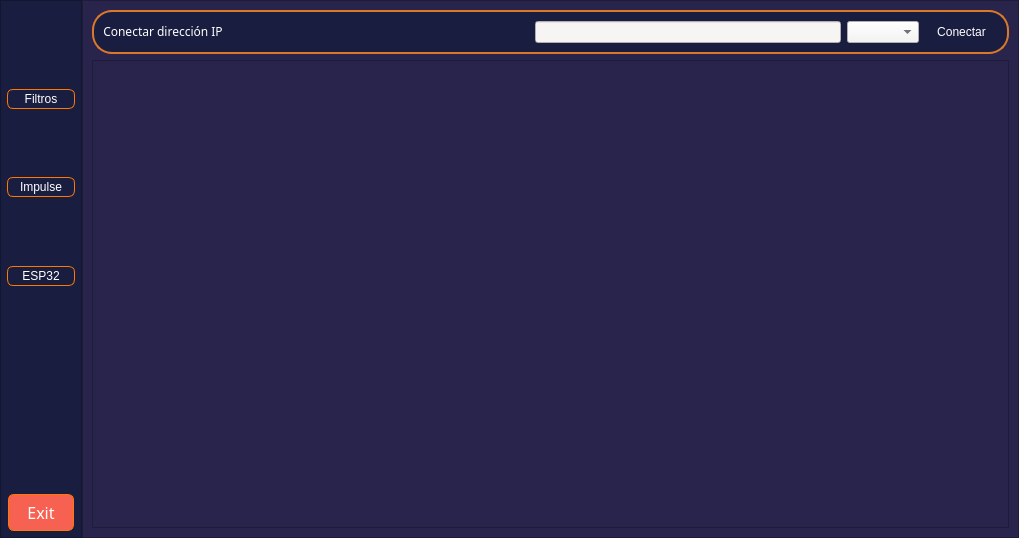
<?xml version="1.0" encoding="UTF-8"?>
<ui version="4.0">
 <class>MainWindow</class>
 <widget class="QMainWindow" name="MainWindow">
  <property name="enabled">
   <bool>true</bool>
  </property>
  <property name="geometry">
   <rect>
    <x>0</x>
    <y>0</y>
    <width>1019</width>
    <height>538</height>
   </rect>
  </property>
  <property name="windowTitle">
   <string>MainWindow</string>
  </property>
  <widget class="QWidget" name="centralwidget">
   <property name="styleSheet">
    <string notr="true">QWidget{
	background-color: rgb(40, 36, 76);
}</string>
   </property>
   <layout class="QHBoxLayout" name="horizontalLayout">
    <property name="spacing">
     <number>0</number>
    </property>
    <property name="leftMargin">
     <number>0</number>
    </property>
    <property name="topMargin">
     <number>0</number>
    </property>
    <property name="rightMargin">
     <number>0</number>
    </property>
    <property name="bottomMargin">
     <number>0</number>
    </property>
    <item>
     <widget class="QFrame" name="opcionControl">
      <property name="maximumSize">
       <size>
        <width>120</width>
        <height>16777215</height>
       </size>
      </property>
      <property name="styleSheet">
       <string notr="true">QFrame{
	background-color: rgb(25, 29, 63);
}</string>
      </property>
      <property name="frameShape">
       <enum>QFrame::Shape::StyledPanel</enum>
      </property>
      <property name="frameShadow">
       <enum>QFrame::Shadow::Raised</enum>
      </property>
      <layout class="QVBoxLayout" name="verticalLayout_2">
       <property name="spacing">
        <number>6</number>
       </property>
       <property name="leftMargin">
        <number>6</number>
       </property>
       <property name="topMargin">
        <number>2</number>
       </property>
       <property name="rightMargin">
        <number>6</number>
       </property>
       <property name="bottomMargin">
        <number>6</number>
       </property>
       <item>
        <widget class="QLabel" name="label">
         <property name="font">
          <font>
           <family>Bahnschrift</family>
           <underline>false</underline>
          </font>
         </property>
         <property name="tabletTracking">
          <bool>false</bool>
         </property>
         <property name="text">
          <string>&lt;html&gt;&lt;head/&gt;&lt;body&gt;&lt;p&gt;&lt;img src=&quot;:/prefijoNuevo/icons8-brain-64.png&quot;/&gt;&lt;/p&gt;&lt;/body&gt;&lt;/html&gt;</string>
         </property>
         <property name="textFormat">
          <enum>Qt::TextFormat::AutoText</enum>
         </property>
         <property name="scaledContents">
          <bool>true</bool>
         </property>
         <property name="alignment">
          <set>Qt::AlignmentFlag::AlignCenter</set>
         </property>
        </widget>
       </item>
       <item>
        <spacer name="verticalSpacer_2">
         <property name="orientation">
          <enum>Qt::Orientation::Vertical</enum>
         </property>
         <property name="sizeHint" stdset="0">
          <size>
           <width>20</width>
           <height>100</height>
          </size>
         </property>
        </spacer>
       </item>
       <item>
        <widget class="QPushButton" name="btnFiltro">
         <property name="font">
          <font/>
         </property>
         <property name="styleSheet">
          <string notr="true">/* Estado Normal */
QPushButton {
    background-color: rgba(191, 64, 64, 0);
    color: #ffffff;
    border: 1px solid rgb(255, 120, 0);
    border-radius: 6px;
    padding: 2px 12px;
}

/* Al pasar el cursor por encima (Hover) */
QPushButton:hover {
    background-color: #2563eb;
}

/* Al presionar/hacer click (Pressed) */
QPushButton:pressed {
    background-color: #1d4ed8;
}

/* Estado Deshabilitado (Disabled) */
QPushButton:disabled {
    background-color: #9ca3af;
    color: #e5e7eb;
}</string>
         </property>
         <property name="text">
          <string>Filtros</string>
         </property>
         <property name="icon">
          <iconset resource="../../assets/recurces.qrc">
           <normaloff>:/prefijoNuevo/icons8-loop-24.png</normaloff>:/prefijoNuevo/icons8-loop-24.png</iconset>
         </property>
         <property name="flat">
          <bool>true</bool>
         </property>
        </widget>
       </item>
       <item>
        <spacer name="verticalSpacer_3">
         <property name="orientation">
          <enum>Qt::Orientation::Vertical</enum>
         </property>
         <property name="sizeHint" stdset="0">
          <size>
           <width>20</width>
           <height>100</height>
          </size>
         </property>
        </spacer>
       </item>
       <item alignment="Qt::AlignmentFlag::AlignHCenter">
        <widget class="QPushButton" name="btnImpulse">
         <property name="styleSheet">
          <string notr="true">/* Estado Normal */
QPushButton {
    background-color: rgba(191, 64, 64, 0);
    color: #ffffff;
    border: 1px solid rgb(255, 120, 0);
    border-radius: 6px;
    padding: 2px 12px;
}

/* Al pasar el cursor por encima (Hover) */
QPushButton:hover {
    background-color: #2563eb;
}

/* Al presionar/hacer click (Pressed) */
QPushButton:pressed {
    background-color: #1d4ed8;
}

/* Estado Deshabilitado (Disabled) */
QPushButton:disabled {
    background-color: #9ca3af;
    color: #e5e7eb;
}</string>
         </property>
         <property name="text">
          <string>Impulse</string>
         </property>
         <property name="icon">
          <iconset resource="../../assets/recurces.qrc">
           <normaloff>:/prefijoNuevo/icons8-lightning-arrow-32.png</normaloff>:/prefijoNuevo/icons8-lightning-arrow-32.png</iconset>
         </property>
         <property name="flat">
          <bool>true</bool>
         </property>
        </widget>
       </item>
       <item>
        <spacer name="verticalSpacer_4">
         <property name="orientation">
          <enum>Qt::Orientation::Vertical</enum>
         </property>
         <property name="sizeHint" stdset="0">
          <size>
           <width>20</width>
           <height>100</height>
          </size>
         </property>
        </spacer>
       </item>
       <item>
        <widget class="QPushButton" name="btnESP32">
         <property name="styleSheet">
          <string notr="true">/* Estado Normal */
QPushButton {
    background-color: rgba(191, 64, 64, 0);
    color: #ffffff;
    border: 1px solid rgb(255, 120, 0);
    border-radius: 6px;
    padding: 2px 12px;
}

/* Al pasar el cursor por encima (Hover) */
QPushButton:hover {
    background-color: #2563eb;
}

/* Al presionar/hacer click (Pressed) */
QPushButton:pressed {
    background-color: #1d4ed8;
}

/* Estado Deshabilitado (Disabled) */
QPushButton:disabled {
    background-color: #9ca3af;
    color: #e5e7eb;
}</string>
         </property>
         <property name="text">
          <string>ESP32</string>
         </property>
         <property name="icon">
          <iconset resource="../../assets/recurces.qrc">
           <normaloff>:/prefijoNuevo/icons8-usb-connector-48.png</normaloff>:/prefijoNuevo/icons8-usb-connector-48.png</iconset>
         </property>
         <property name="flat">
          <bool>true</bool>
         </property>
        </widget>
       </item>
       <item>
        <spacer name="verticalSpacer">
         <property name="orientation">
          <enum>Qt::Orientation::Vertical</enum>
         </property>
         <property name="sizeType">
          <enum>QSizePolicy::Policy::Expanding</enum>
         </property>
         <property name="sizeHint" stdset="0">
          <size>
           <width>20</width>
           <height>239</height>
          </size>
         </property>
        </spacer>
       </item>
       <item alignment="Qt::AlignmentFlag::AlignHCenter">
        <widget class="QPushButton" name="btnDesconec">
         <property name="font">
          <font>
           <family>Bahnschrift</family>
           <pointsize>12</pointsize>
           <bold>false</bold>
          </font>
         </property>
         <property name="styleSheet">
          <string notr="true">/* Estado Normal */
QPushButton {
    background-color: rgb(246, 97, 81);
    color: #ffffff;
    border: 1px solid rgb(255, 120, 0);
    border-radius: 6px;
    padding: 6px 18px;
}

/* Al pasar el cursor por encima (Hover) */
QPushButton:hover {
    background-color: #2563eb;
}

/* Al presionar/hacer click (Pressed) */
QPushButton:pressed {
    background-color: rgb(237, 51, 59);
}

/* Estado Deshabilitado (Disabled) */
QPushButton:disabled {
    background-color: #9ca3af;
    color: #e5e7eb;
}</string>
         </property>
         <property name="text">
          <string>Exit</string>
         </property>
         <property name="autoDefault">
          <bool>true</bool>
         </property>
         <property name="flat">
          <bool>true</bool>
         </property>
        </widget>
       </item>
      </layout>
     </widget>
    </item>
    <item>
     <widget class="QFrame" name="frame_default">
      <property name="frameShape">
       <enum>QFrame::Shape::StyledPanel</enum>
      </property>
      <property name="frameShadow">
       <enum>QFrame::Shadow::Raised</enum>
      </property>
      <layout class="QVBoxLayout" name="verticalLayout">
       <item>
        <widget class="QFrame" name="frame_ip">
         <property name="maximumSize">
          <size>
           <width>16777215</width>
           <height>50</height>
          </size>
         </property>
         <property name="styleSheet">
          <string notr="true">.QFrame{
	background-color: rgb(25, 29, 63);
	border-radius: 20px;
	border: 2px solid #DB7829;
}</string>
         </property>
         <property name="frameShape">
          <enum>QFrame::Shape::StyledPanel</enum>
         </property>
         <property name="frameShadow">
          <enum>QFrame::Shadow::Raised</enum>
         </property>
         <layout class="QHBoxLayout" name="horizontalLayout_2">
          <item>
           <widget class="QLabel" name="label_2">
            <property name="font">
             <font>
              <family>MesloLGLDZ Nerd Font Propo</family>
             </font>
            </property>
            <property name="styleSheet">
             <string notr="true">.QLabel{
	
	background-color: rgba(191, 64, 64, 0);
}</string>
            </property>
            <property name="text">
             <string>&lt;html&gt;&lt;head/&gt;&lt;body&gt;&lt;p align=&quot;center&quot;&gt;&lt;span style=&quot; color:#ffffff;&quot;&gt;Conectar dirección IP&lt;/span&gt;&lt;/p&gt;&lt;/body&gt;&lt;/html&gt;</string>
            </property>
           </widget>
          </item>
          <item>
           <spacer name="horizontalSpacer">
            <property name="orientation">
             <enum>Qt::Orientation::Horizontal</enum>
            </property>
            <property name="sizeHint" stdset="0">
             <size>
              <width>40</width>
              <height>20</height>
             </size>
            </property>
           </spacer>
          </item>
          <item>
           <widget class="QLineEdit" name="lineEdit">
            <property name="styleSheet">
             <string notr="true">color: rgb(36, 31, 49);
background-color: rgb(246, 245, 244);</string>
            </property>
            <property name="text">
             <string/>
            </property>
           </widget>
          </item>
          <item>
           <widget class="QComboBox" name="comboBox">
            <property name="styleSheet">
             <string notr="true">color: rgb(36, 31, 49);
background-color: rgb(246, 245, 244);</string>
            </property>
           </widget>
          </item>
          <item>
           <widget class="QPushButton" name="pushButton_5">
            <property name="styleSheet">
             <string notr="true">/* Estado Normal */
QPushButton {
    background-color: rgba(191, 64, 64, 0);
    color: #ffffff;
    border: none;
    border-radius: 6px;
    padding: 2px 12px;
}

/* Al pasar el cursor por encima (Hover) */
QPushButton:hover {
    background-color: #2563eb;
}

/* Al presionar/hacer click (Pressed) */
QPushButton:pressed {
    background-color: rgb(38, 162, 105);
}

/* Estado Deshabilitado (Disabled) */
QPushButton:disabled {
    background-color: #9ca3af;
    color: #e5e7eb;
}</string>
            </property>
            <property name="text">
             <string>Conectar</string>
            </property>
            <property name="icon">
             <iconset resource="../../assets/recurces.qrc">
              <normaloff>:/prefijoNuevo/tocar.png</normaloff>:/prefijoNuevo/tocar.png</iconset>
            </property>
            <property name="flat">
             <bool>true</bool>
            </property>
           </widget>
          </item>
         </layout>
        </widget>
       </item>
       <item>
        <widget class="QFrame" name="frame_wiget">
         <property name="frameShape">
          <enum>QFrame::Shape::StyledPanel</enum>
         </property>
         <property name="frameShadow">
          <enum>QFrame::Shadow::Raised</enum>
         </property>
         <layout class="QHBoxLayout" name="horizontalLayout_3">
          <item>
           <widget class="QStackedWidget" name="pagWidget">
            <property name="font">
             <font>
              <family>Candara</family>
              <bold>false</bold>
             </font>
            </property>
            <property name="currentIndex">
             <number>2</number>
            </property>
            <widget class="QWidget" name="pageSenal"/>
            <widget class="QWidget" name="page_Filtt"/>
            <widget class="QWidget" name="page_Impulse"/>
            <widget class="QWidget" name="page_esp"/>
           </widget>
          </item>
         </layout>
        </widget>
       </item>
      </layout>
     </widget>
    </item>
   </layout>
  </widget>
 </widget>
 <resources>
  <include location="../../assets/recurces.qrc"/>
 </resources>
 <connections/>
</ui>
